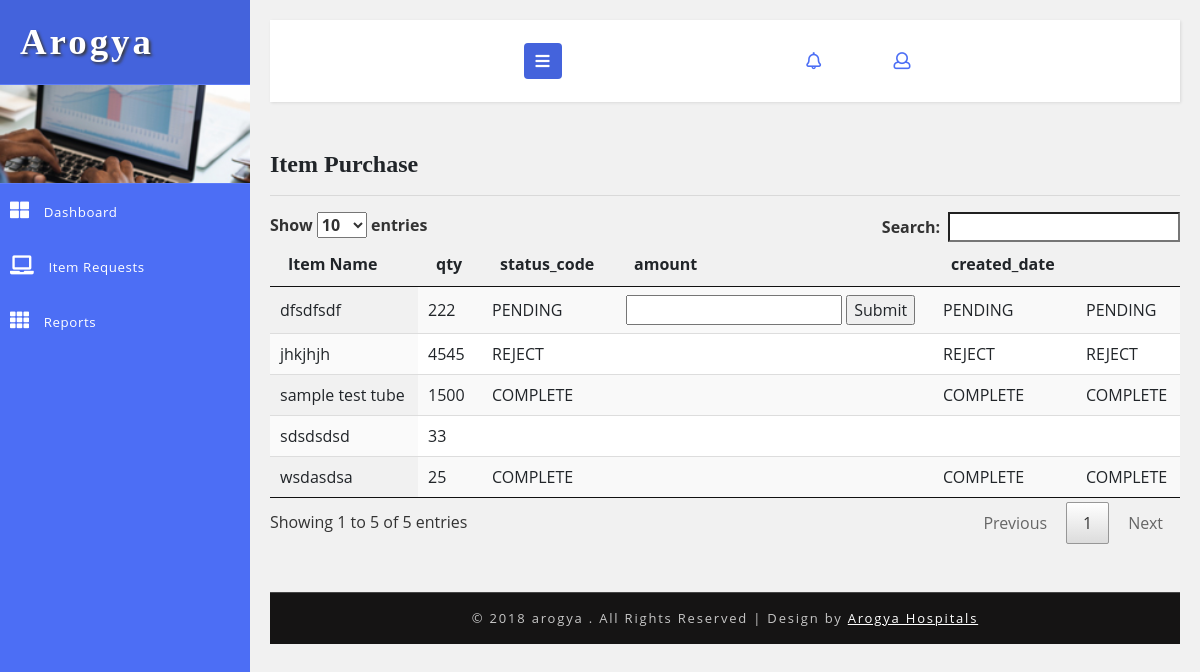
The page /pharmacist/item_purchase_request.php on the database as committed earlier.
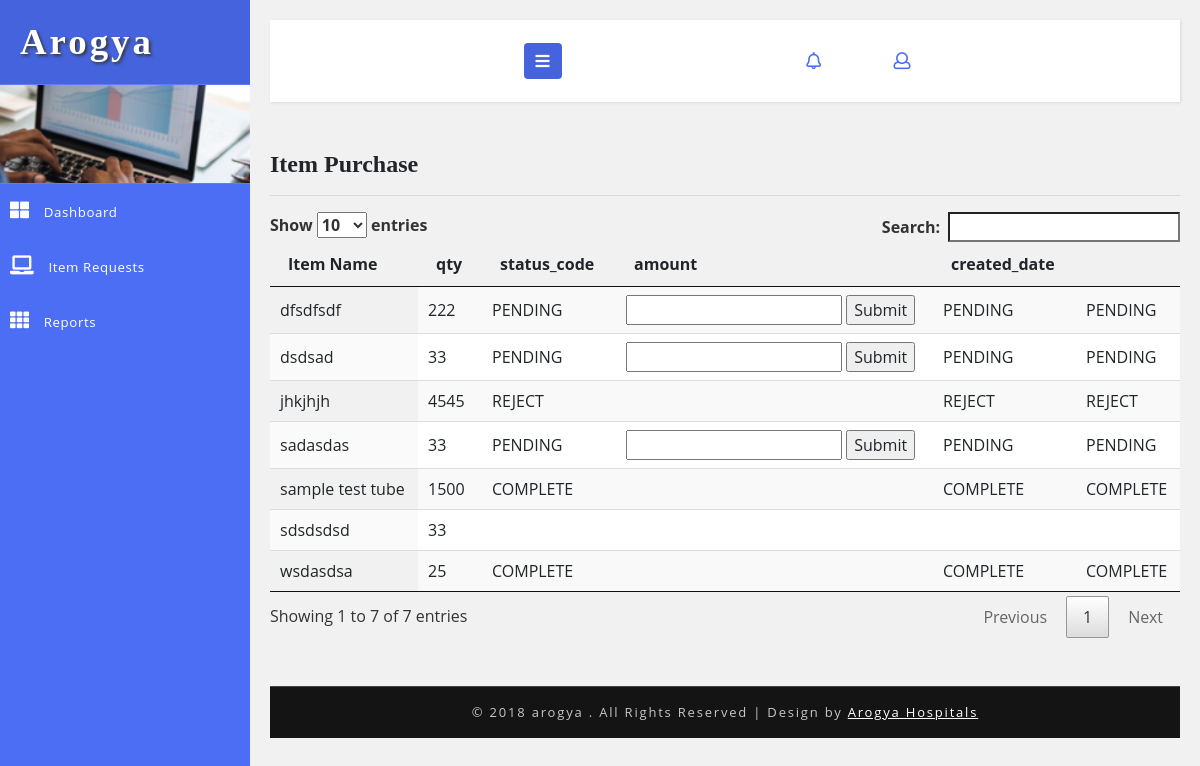
The same page on the database as committed later.
### tables this page shows
CREATE TABLE `hms_purchase` (
  `id` int(5) NOT NULL AUTO_INCREMENT,
  `purchasing_item` varchar(50) DEFAULT NULL,
  `qty` int(5) DEFAULT NULL,
  `status_code` varchar(20) DEFAULT 'PENDING',
  `updated_by` int(5) DEFAULT NULL,
  `created_date` timestamp NOT NULL DEFAULT current_timestamp(),
  `created_user` int(5) DEFAULT NULL,
  `amount` double(10,2) DEFAULT 0.00,
  PRIMARY KEY (`id`)
);

### DB.php (called while the page is built, shortened)
<?php
function getDBConnection() {
    $servername = "localhost";
    $username = "root";
    $password = "123";
    $db = "hmsdb";
    $conn = mysqli_connect($servername, $username, $password, $db);
    if (!$conn) {
        die("Connection failed: " . mysqli_connect_error());
    } else {
        return $conn;
    }
}
function getData($sql) {
    $conn = getDBConnection();
    $result = mysqli_query($conn, $sql);
    if (mysqli_num_rows($result) > 0) {
        return $result;
    } else {
        return FALSE;
    }
}
?>

### pharmacist/item_purchase_request.php (the view, shortened to what this page needs)
<?php
include '../DB.php';
?>
<!DOCTYPE html>
<html lang="en">
    <head>
        <link rel="stylesheet" href="https://maxcdn.bootstrapcdn.com/bootstrap/3.3.7/css/bootstrap.min.css">
        <link rel="stylesheet" href="https://maxcdn.bootstrapcdn.com/font-awesome/4.7.0/css/font-awesome.min.css">
        <link href="../css/bootstrap.css" rel="stylesheet" type="text/css" media="all" />
        <link href="../css/style.css" rel="stylesheet" type="text/css" media="all" />
        <link rel="stylesheet" href="../css/style4.css">
        <link href="../css/fontawesome-all.css" rel="stylesheet">
    </head>
    <body>
        <div class="wrapper">
            <nav id="sidebar">
                <div class="sidebar-header">
                    <h1>
                        <a href="#">Arogya</a>
                    </h1>
                </div>
                <div class="profile-bg"></div>
                <?php
                include_once '../_tree_accountant.php';
                ?>
            </nav>
            <div id="content">
                <?php include_once '../_top_bar.php'; ?>
                <div class="blank-page-content">
                    <h4>Item Purchase</h4>
                    <hr>
                    <table id="example" class="display" cellspacing="0" width="100%">
                        <thead>
                            <tr>
                                <th>Item Name</th>
                                <th>qty</th>
                                <th>status_code</th>
                                <th>amount</th>
                                <th>created_date</th>
                                <th></th>
                            </tr>
                        </thead>
                        <tbody>
                            <?php
                            $sql = "select * from hms_purchase";
                            $data = getData($sql);
                            if ($data != null) {
                                foreach ($data as $value) {
                                    ?>
                                    <tr>
                                    <td><?= $value['purchasing_item'] ?></td>
                                    <td><?= $value['qty'] ?></td>
                                    <td><?= $value['status_code'] ?></td>
                                    <td><?php if ($value['status_code'] == 'PENDING') {
                                        ?>
                        <form action="item_purchase_request.php" method="post">
                            <input type="text" name="amount" />
                            <input type="submit" name="" />
                        </form>
                                            <?php
                                        }
                                        ?></td>
                                    <td><?= $value['status_code'] ?></td>
                                    <td><?= $value['status_code'] ?></td>
                                    </tr>
                                    <?php
                                }
                            }
                            ?>
                        </tbody>
                    </table>
                    <link href="css/jquery.dataTables.min.css" rel="stylesheet" type="text/css"/>
                </div>
                <?php include '../_footer.php'; ?>
            </div>
        </div>
        <link href="../css/jquery.dataTables.min.css" rel="stylesheet" type="text/css"/>
    </body>
</html>

Rows that differ between the two databases and show on the page:
added hms_purchase: purchasing_item "dsdsad", qty "33", status_code "PENDING"
added hms_purchase: purchasing_item "sadasdas", qty "33", status_code "PENDING"
Other text that changed with them:
text written by a page script: "Show entries Search: Showing 1 to 5 of 5 entries Previous 1 Next" → "Show entries Search: Showing 1 to 7 of 7 entries Previous 1 Next"
